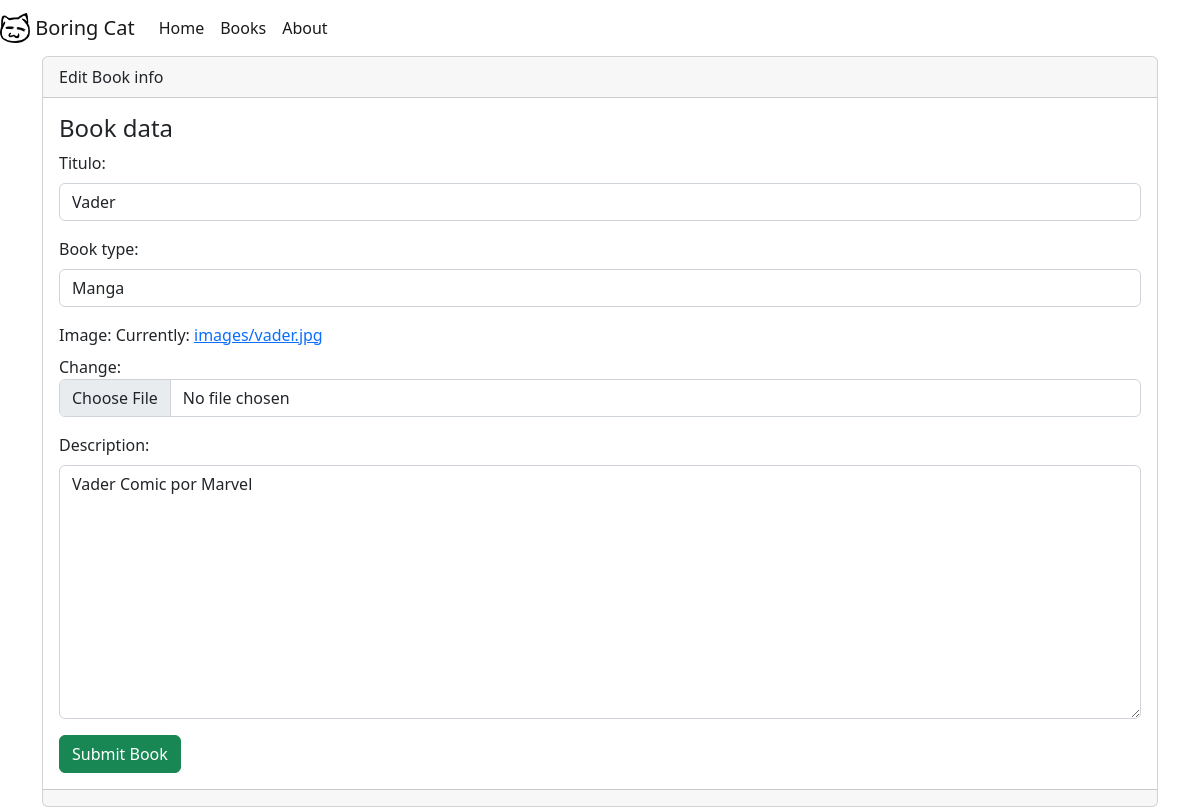
Page /Books/edit_book/1 on the committed database.
### apps/core/models.py (models this page shows, shortened)
class Book(models.Model):
    id = models.AutoField(primary_key=True)
    title = models.CharField(max_length=100, verbose_name="Titulo")
    booktype = models.CharField(max_length=20)
    image = models.ImageField(upload_to='images/',null=True, verbose_name="Image")
    description = models.TextField(verbose_name="Description",null=True)

### apps/core/views.py (the view)
# urls.py: path('Books/edit_book', views.editBookForm,name='EditBook'),
def editBookForm(request, id):
    book = models.Book.objects.get(id = id)
    form = forms.BookForm(request.POST or None, request.FILES or None, instance = book)
    print(form)
    context = { 'forms': form}
    return render(request,'books/editbook.html', context)

### apps/core/forms.py
class BookForm(forms.ModelForm):
    booktype = forms.ChoiceField(choices=CHOICES_BOOK, label="Book type")
    class Meta:
        model = models.Book
        fields = '__all__'
    def __init__(self, *args, **kwargs):
        super().__init__(*args, **kwargs)
        for field in self.fields:
            print(field)
            self.fields[field].widget.attrs.update({'class': 'form-control', 'placeholder':field.capitalize()})

### apps/core/templates/books/editbook.html (shortened to what this page needs)
{% extends 'Base.html' %}
{% load static %}
{% block content %}
<div class="card">
    <div class="card-header">
        Edit Book info
    </div>
    <div class="card-body">
        <h4 class="card-title">Book data</h4>
        {% include 'books/form.html' %}
    </div>
    <div class="card-footer text-muted">
    </div>
</div>
{% endblock content %}

### apps/core/templates/books/form.html (shortened to what this page needs)
<form enctype="multipart/form-data" method="post">
  {% for formfield  in forms  %}
 <div class="mb-3">
   <label for="" class="form-label"> {{formfield.label}}:</label>
   {{ formfield }}
 </div>
 {% endfor %}
 <input name="" id="" class="btn btn-success" type="submit" value="Submit Book">
</form>

### rows in the picture
Book: forms "Vader" "Manga" "Vader Comic por Marvel"
